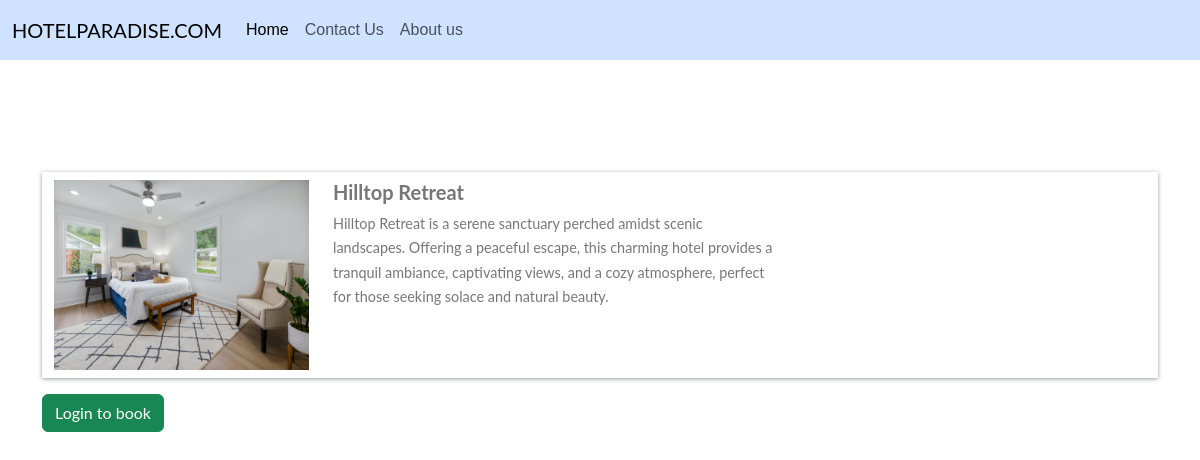
The page /hotel/hotel_details/f6f2ecfb2d5546ee9f00ac6845821ec4/ on the database its author committed.
### home/models.py (models this page shows, shortened)
class BaseModel(models.Model):
    uid = models.UUIDField(default=uuid.uuid4, editable=False, unique=True, primary_key=True)
    created_at = models.DateField(auto_now_add=True)
    updated_at = models.DateField(auto_now_add=True)
    class Meta:
        abstract = True

class Hotel(BaseModel):
    hotel_name = models.CharField(max_length=100)
    hotel_price = models.PositiveIntegerField(default=1000)
    description = models.TextField(max_length=500)
    amenity_name = models.ManyToManyField(Amenities)
    room_count = models.PositiveIntegerField(default=10)
    city_name = models.ForeignKey(Cities, related_name="city_name", on_delete = models.CASCADE)
    class Meta:
        ordering = ['hotel_name']

class Hotelimages(BaseModel):
    hotel = models.ForeignKey(Hotel, related_name="images", on_delete=models.CASCADE)
    hotel_images = models.ImageField(upload_to="hotel_images")

### home/views.py (the view, shortened to what this page needs)
# urls.py: path("hotel_details/<uid>/", views.hotel_details, name='hotel_details'),
def hotel_details(request, uid):
    hotel_obj = Hotel.objects.get(uid=uid)
    context = {'hotel_obj': hotel_obj}
    return render(request, "hotel_details.html", context)

### home/templates/hotel_details.html (shortened to what this page needs)
{% extends "base.html" %}
{% block body %}
<nav class="navbar navbar-expand-lg bg-primary-subtle">
    <div class="container-fluid">
      <a class="navbar-brand" href="/hotel">HOTELPARADISE.COM</a>
      <div class="collapse navbar-collapse" id="navbarNav">
        <ul class="navbar-nav text-light" style="font-family: 'Montserrat', sans-serif;;">
          <li class="nav-item">
            <a class="nav-link active" aria-current="page" href="/hotel/">Home</a>
          </li>
          <li class="nav-item">
            <a class="nav-link" href="#">Contact Us</a>
          </li>
          <li class="nav-item">
            <a class="nav-link" href="#">About us</a>
          </li>
        </ul>
      </div>
    </div>
  </nav>
<div class="container mt-5 pt-5">
    <div class="row search-card-result">
        <div class="col-md-3">
                <img class="img-fluid" src="/media/{{hotel_obj.images.first.hotel_images}}"  alt="Card image cap">
        </a></div>
        <div class="col-md-5">
            <h5>{{hotel_obj.hotel_name}}</h5>
            <p>
                {{hotel_obj.description}}
            </p>
        </div>
        <div class="col-md-2 border-left text-center more-offers">
        </div>
        <div class="col-md-2 border-left text-center more-offers">
        </div>
    </div>
    {% if request.user.is_authenticated %}
    <div class="filter-card">
        <h5>Book Hotel</h5>
        <hr>
        {% if messages %}
        <div class="alert alert-warning" role="">
         {% for message in messages %}
        {{message}}
        {% endfor %}
     </div>
    {% endif %}
        <form method="post">
            {% csrf_token %}
            <div class="filter-card">
            <div class="row form-group">
                <div class="col-md-10">
                    <label for="mintopay">Check in</label>
                    <p>
                        <input type="date" name="checkin" id="checkin" class="form-control">
                    </p>
                </div>
                <div class="col-md-10">
                    <label for="maxtopay">Check out</label>
                    <p>
                        <input type="date" name="checkout" id="checkout" class="form-control">
                    </p>
                </div>
            </div>
            <div class="row form-group">
                <div class="col-md-10">
                    <input type="submit" class="btn btn-primary btn-block" value="Book">
                </div>
            </div>
        </form>
    </div>
    {% else %}
    <a href="/hotel/login?next={{ request.path }}" class="btn btn-success">Login to book</a>
    {% endif %}
</div>
{% endblock %}

### home/templates/base.html (style rules this page uses)
body { font-family: "Lato", Arial, sans-serif; font-weight: 400; font-size: 16px; line-height: 1.7; background: #fff; color: #777; }
nav { margin-bottom: 1rem; }
nav a { color: white; -webkit-transition: 0.5s; -o-transition: 0.5s; transition: 0.5s; }
.search-card-result { box-shadow: 0px 1px 4px rgba(41, 51, 57, 0.5); margin: 1rem 0; padding: 0.5rem 0; background-color: #fff; }
.search-card-result img { height: 190px; }
.search-card-result h5 { font-style: 1.1rem; font-weight: 700; }
.search-card-result p { font-size: 0.9rem; }

### rows shown on the page
Hotel: images.first.hotel_images (picture), hotel_name "Hilltop Retreat", description "Hilltop Retreat is a serene sanctuary perched amidst scenic landscapes. Offering a peaceful escape, this charming hotel provides a tranquil ambiance, captivating views, and a cozy atmosphere, perfect for those seeking solace and natural beauty."
